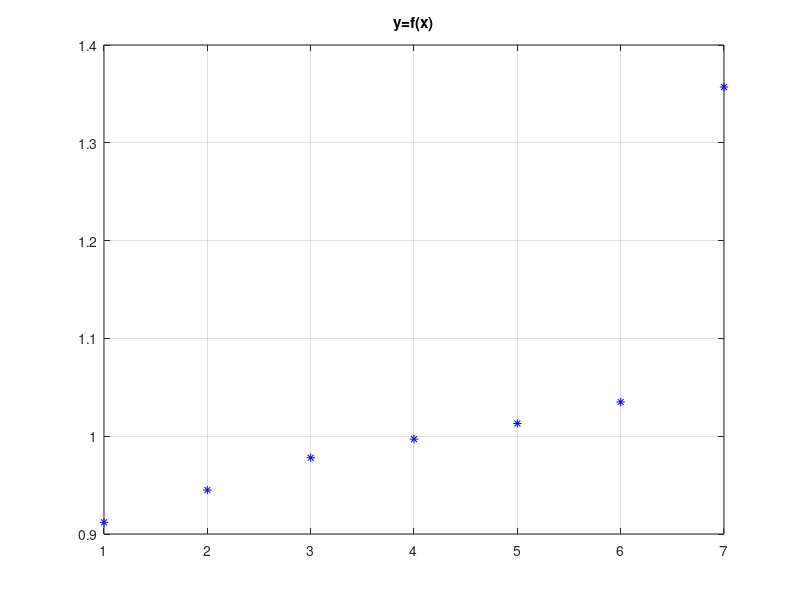
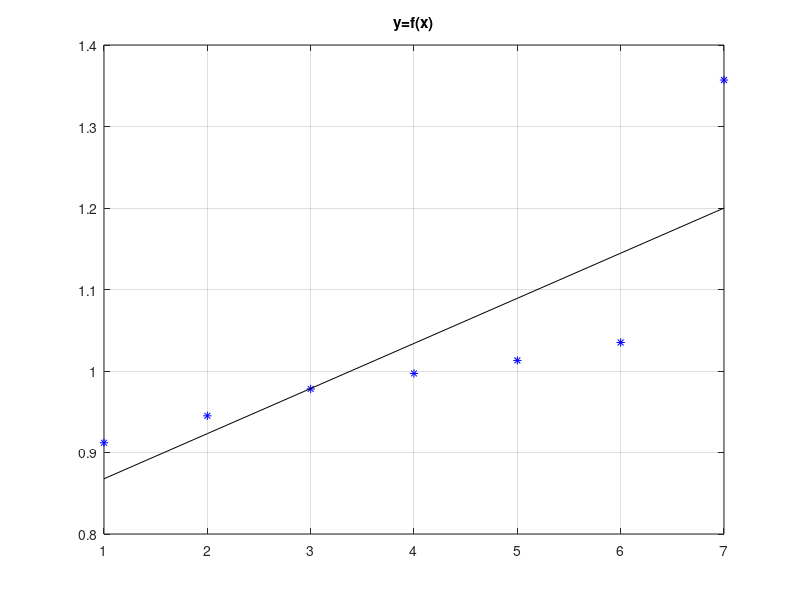

Here is the MATLAB script that generated these plots, in order:
% approx_line.m
% Regresja liniowa: y = a*x + b
clear all; close all;
% W wyniku pomiaru otrzymano nastepujace liczby ( x = numer pomiaru, y = wartosc )
x = [ 1 2 3 4 5 6 7];
y = [ 0.912 0.945 0.978 0.997 1.013 1.035 1.357];
figure; plot( x, y, 'b*' ); title('y=f(x)'); grid; pause
% Aproksymacja linia prosta: y = a * x + b
if(1) % OGOLNIE - rozwiazanie rownania macierzowego
    xt = x'; yt = y'; N = length( xt ); % X * ab
    X = [ xt, ones(N,1) ]; % y(n) = a*x(n) + b = | x(1) 1 | * | a |
    ab = X \ yt; % y(1) = a*x(1) + b = | x(2) 1 | | b |
    a = ab(1), b = ab(2), % y(2) = a*x(2) + b = | x(3) 1 |
else % W TYM PRZYPADKU - na podstawie wyprowadzonych wzorow
    xm = mean( x ); % srednia wartosc wektora x
    ym = mean( y ); % srednia wartosc wektora y
    xr = x - xm; % wektor x - srednia x (od kazdego elementu)
    yr = y - ym; % wektor y - srednia y (od kazdego elementu)
    a = (xr * yr') / (xr * xr') % obliczenie wsp a prostej, to samo
    % inaczej: a = sum( xr .* yr ) / sum( xr .* xr )
    b = ym - a * xm % obliczenie wsp b prostej
end
figure; plot( x, y, 'b*', x, a*x+b, 'k-' ); title('y=f(x)'); grid; pause
% Takze wielomiany wyzszych rzedow
% p = polyfit( x, y, 1 ), % a=p(1), b=p(2)
% figure; plot( x, y, 'b*', x, polyval(p,x), 'r-' ); title('y=f(x)'); grid; pause